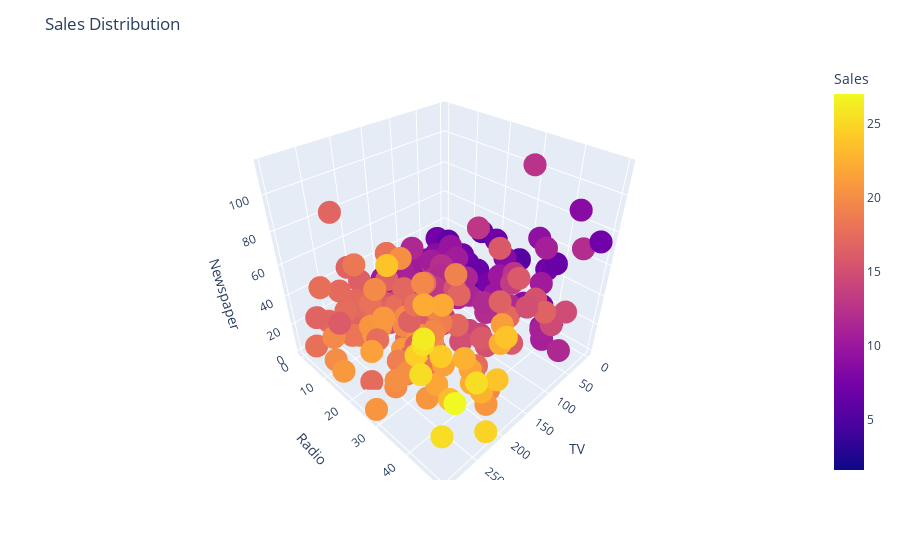

Notebook source saved alongside this figure:
### Code cell
#3D Visualization using plotly
fig = px.scatter_3d(data, x='TV', y='Radio',z='Newspaper', color='Sales')
fig.update_layout(title="Sales Distribution")
fig.show()

### Figure 1 — Plotly figure (JSON) as saved in the notebook; plotly's stock layout.template omitted (floating-point values rounded to 4 significant figures; data arrays with more than 128 entries replaced by an {"elided": "..."} marker saying what was removed)
{"data": [{"hovertemplate": "TV=%{x}<br>Radio=%{y}<br>Newspaper=%{z}<br>Sales=%{marker.color}<extra></extra>", "legendgroup": "", "marker": {"color": {"elided": "200 float values"}, "coloraxis": "coloraxis", "symbol": "circle"}, "mode": "markers", "name": "", "scene": "scene", "showlegend": false, "type": "scatter3d", "x": {"elided": "200 float values"}, "y": {"elided": "200 float values"}, "z": {"elided": "200 float values"}}], "layout": {"coloraxis": {"colorbar": {"title": {"text": "Sales"}}, "colorscale": [[0, "#0d0887"], [0.1111, "#46039f"], [0.2222, "#7201a8"], [0.3333, "#9c179e"], [0.4444, "#bd3786"], [0.5556, "#d8576b"], [0.6667, "#ed7953"], [0.7778, "#fb9f3a"], [0.8889, "#fdca26"], [1, "#f0f921"]]}, "legend": {"tracegroupgap": 0}, "margin": {"t": 60}, "scene": {"domain": {"x": [0, 1], "y": [0, 1]}, "xaxis": {"title": {"text": "TV"}}, "yaxis": {"title": {"text": "Radio"}}, "zaxis": {"title": {"text": "Newspaper"}}}, "title": {"text": "Sales Distribution"}}}
